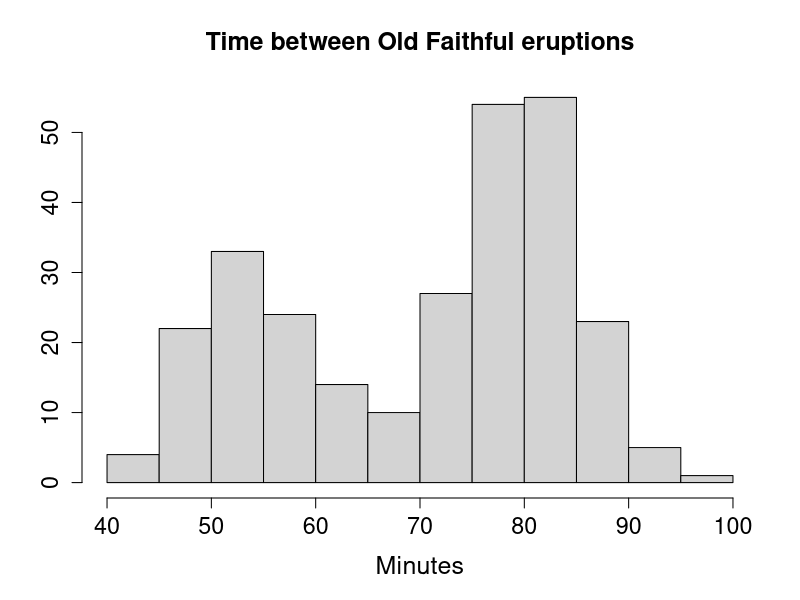
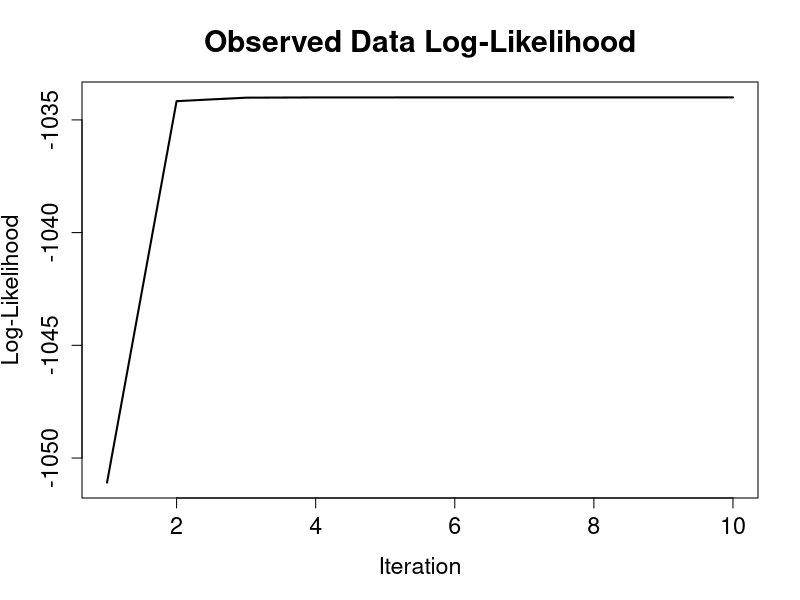
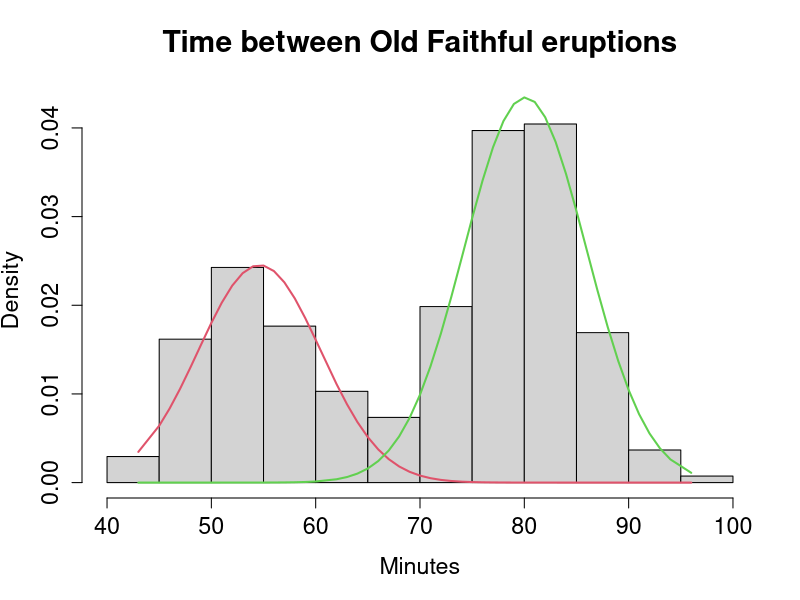
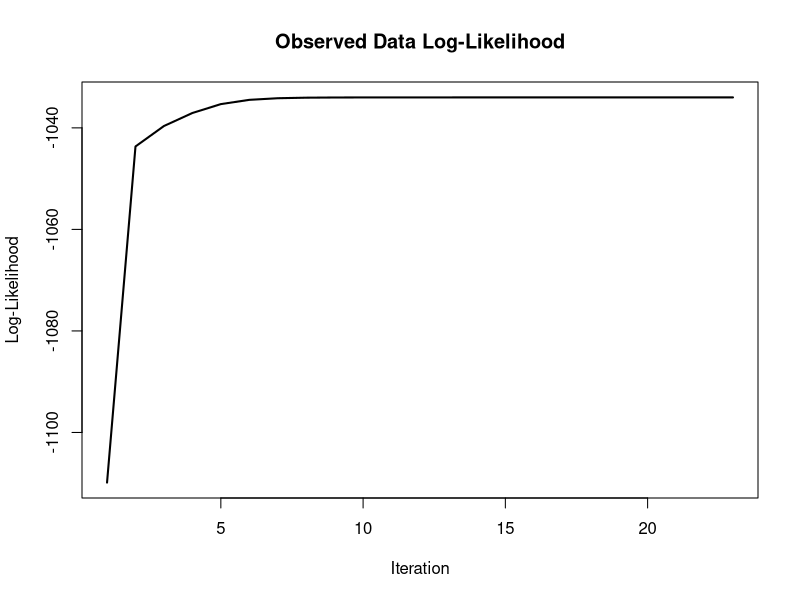
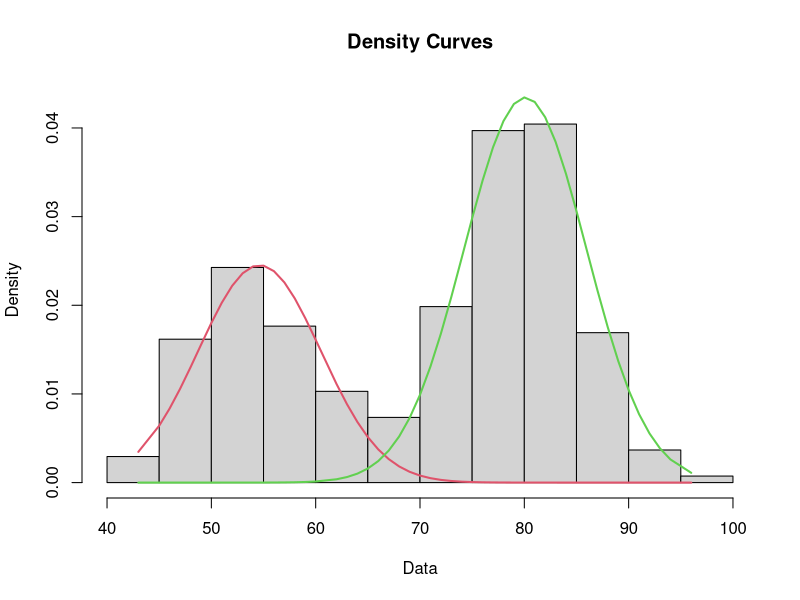

Write R code to recreate these figures, in order.
#

library(mixtools)

data(faihtful)
attach(faithful)

hist(waiting, main="Time between Old Faithful eruptions",
     xlab="Minutes", ylab="", cex.main=1.5, cex.lab=1.5, cex.axis=1.4)

wait1 <- normalmixEM(waiting, lambda = .5, mu = c(55, 80), sigma = 5)
summary(wait1)

plot(wait1, density=TRUE, cex.axis=1.4, cex.lab=1.4, cex.main=1.8,
     main2="Time between Old Faithful eruptions", xlab2="Minutes")

wait1[c("lambda", "mu", "sigma")]

wait2 <- normalmixEM(waiting, lambda = 0.5)
plot(wait2, density = T)
wait2[c("lambda", "mu", "sigma")]
